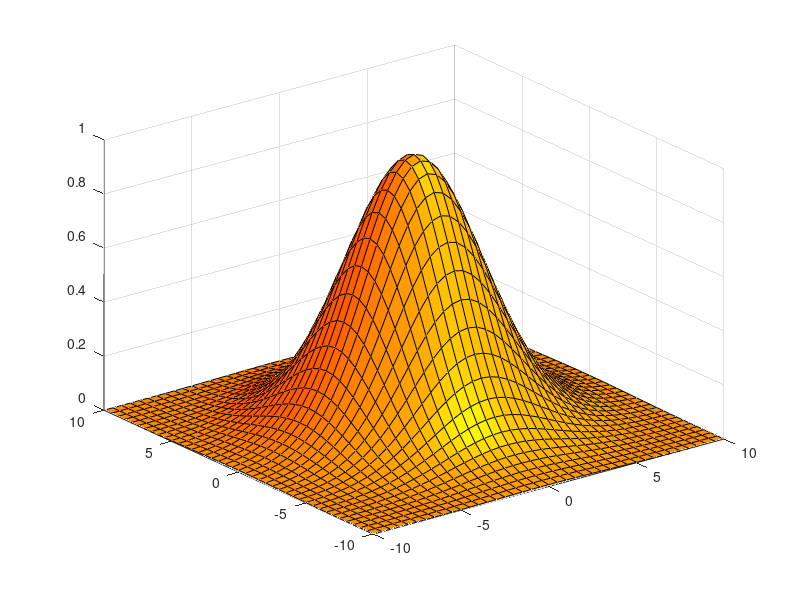

Write the MATLAB code that produced this figure.
figure(1);
[X,Y] = meshgrid(-10:.5:10);
X2 = X-5;
Y2 = Y;
Z = exp(-(X.^2+Y.^2-2*X'*Y)/20);% + .5*exp(-(X2.^2+Y2.^2-2*X2'*Y2)/5);
surfl(X,Y,Z);
lighting gouraud;
colormap autumn;
%shading flat;
grid on;